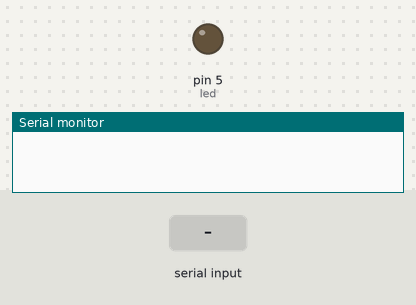
A sketch run on a simulated Arduino Uno, built with avr-gcc and run on an emulated ATmega328P. Shown: output pins drawn as LEDs (lit = HIGH), the last lines printed to the serial monitor. Inputs (shaded band) come from the test bench.

Above: at 1.2 s.
1.3 s: "1\n" received over Serial
At 2.1 s:
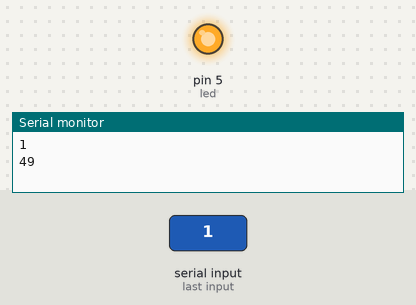
Timing chart, 0 to 4.3 s (numbered marks = the images above; inputs shaded):
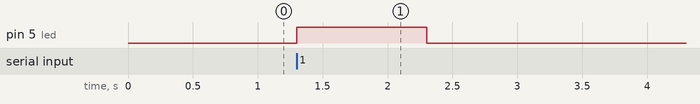

Measured:
- after the input at 1.3 s, pin 5 (led): LOW → HIGH at once, → LOW 1.0 s later

The sketch:

arduino_connection_with_nodemcu.ino
```cpp
#include<string.h>
#define led 5
void setup() {
  // put your setup code here, to run once:
  Serial.begin(115200);
  pinMode(led, OUTPUT);
  digitalWrite(led, LOW);

}
void loop() {
  // put your main code here, to run repeatedly:
  char buffer[20]="";
  int val;
  if(Serial.available()>0){
    char data = Serial.read();
    Serial.readBytesUntil('\n',buffer, 20);
    Serial.println(data);
    val = int(data);
    Serial.println(val);
    if (val == 49 ){
      digitalWrite(led, HIGH);
      delay(1000);
      digitalWrite(led, LOW);
      delay(1000);
    }
    }
  }
```
